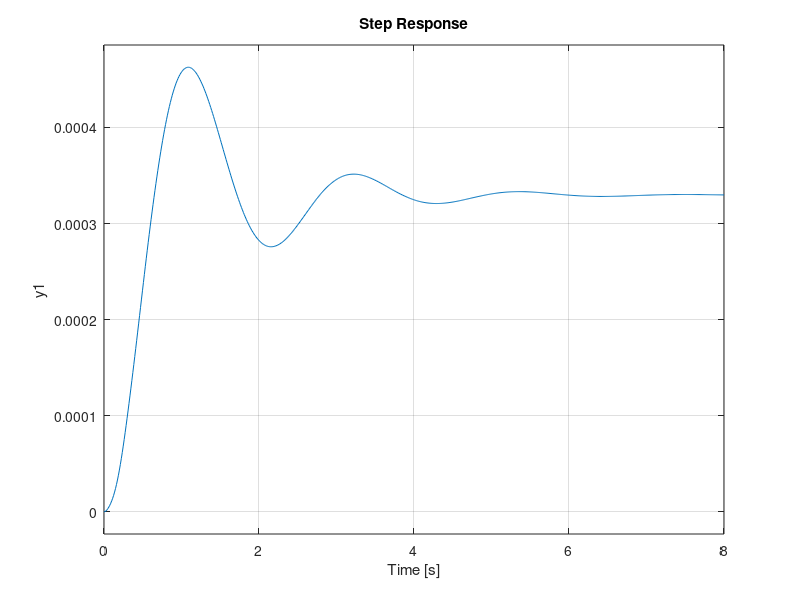
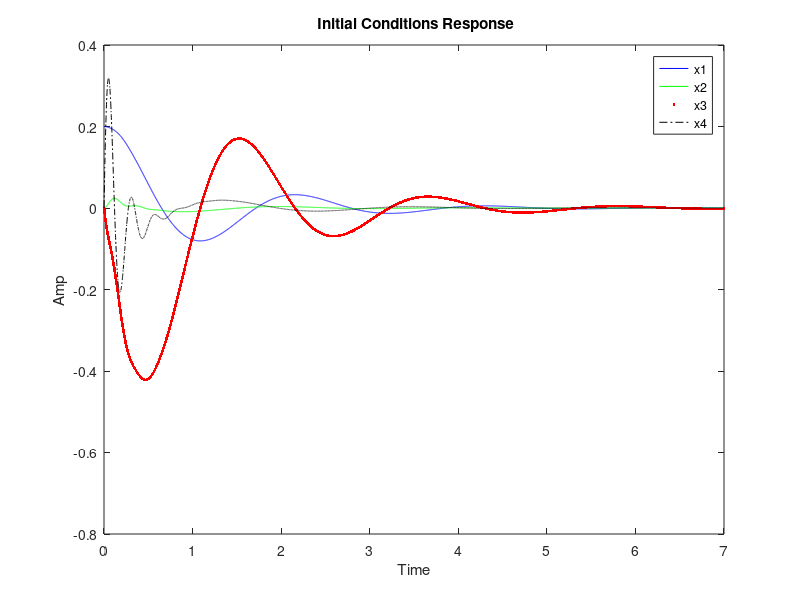
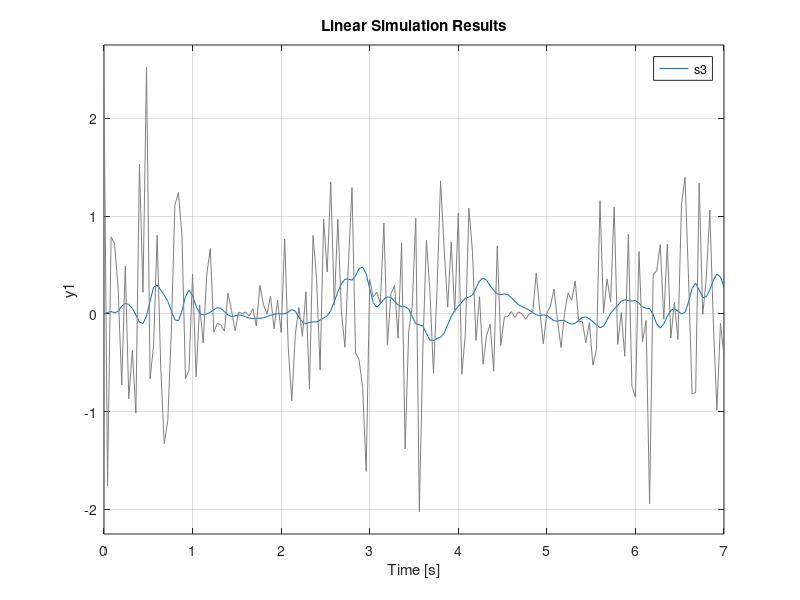

These figures' MATLAB source, in order:
clc; 
clear all; 
close all; 
D = 0;
C = [1 0 0 0]; 
B1 = [0 0 0.0033 -0.02]'; 
B2 = [0 0 0 600]'; 
B = [B1 B2]; 
A = [0 0 1 0; 0 0 0 1; -10 10 -2 2; 60 -660 12 -12];
t = 0:0.001:7;
x0 = [0.2 0 0 0]';
s1 = ss(A, B1, C, D); 
figure() 
step(s1)
s2 = ss(A, B1, C, D);
[y, t, x] = initial(s2, x0, t); 
figure(); 
plot(t, x(:,1) , 'b', t, x(:,2), 'g',t, x(:,3), 'r.',t, x(:,4), 'k-.') 
ylabel('Amp') 
xlabel('Time') 
title(' Initial Conditions Response') 
legend('x1', 'x2','x3','x4')
t_2 = 0:0.04:7;
s3 = ss(A, B2, C, D); 
y_R = randn(size(t_2)).*cos(t_2); 
figure(); 
lsim(s3, y_R, t_2)   
